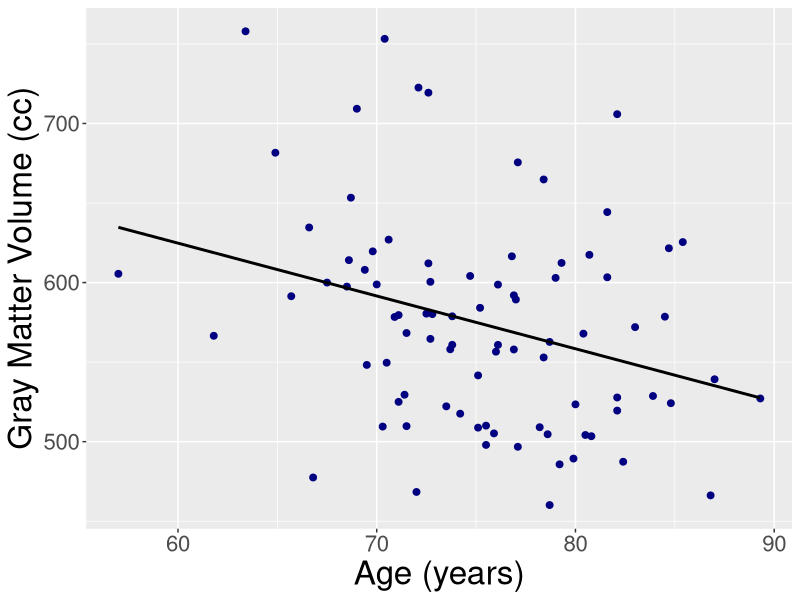
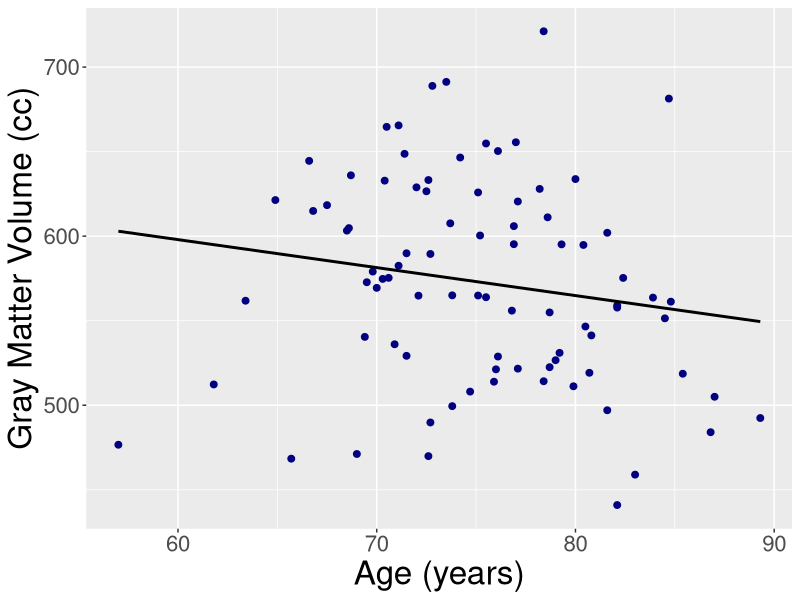
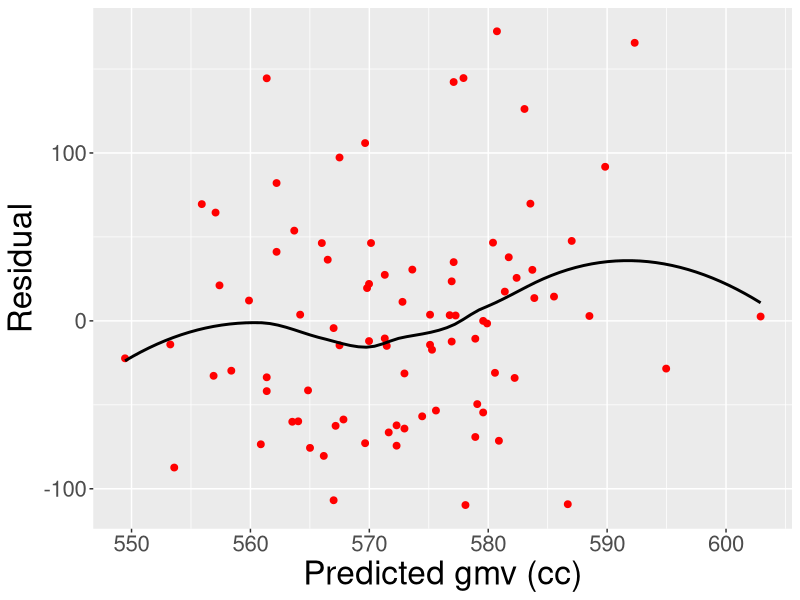
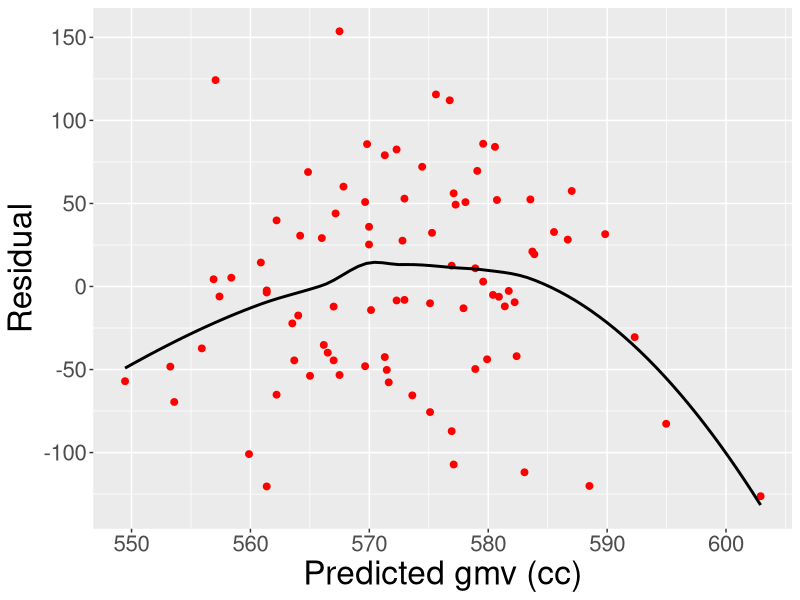
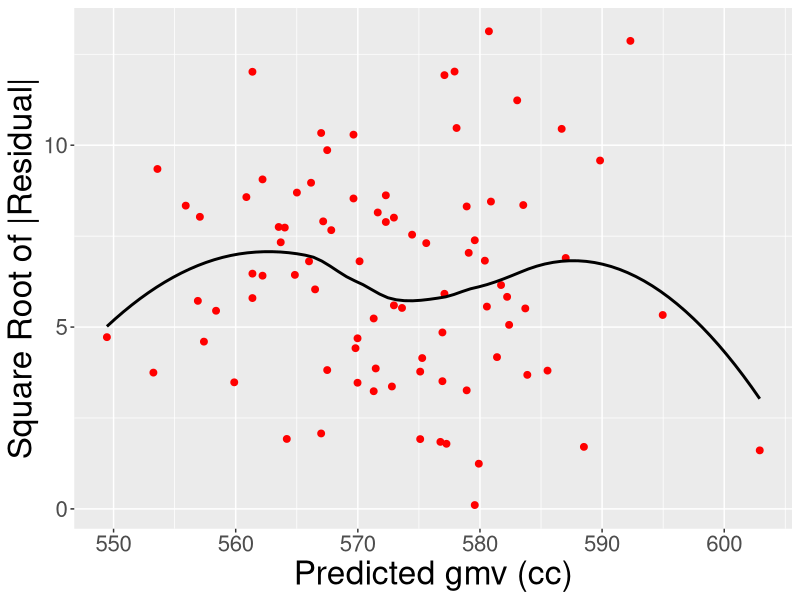
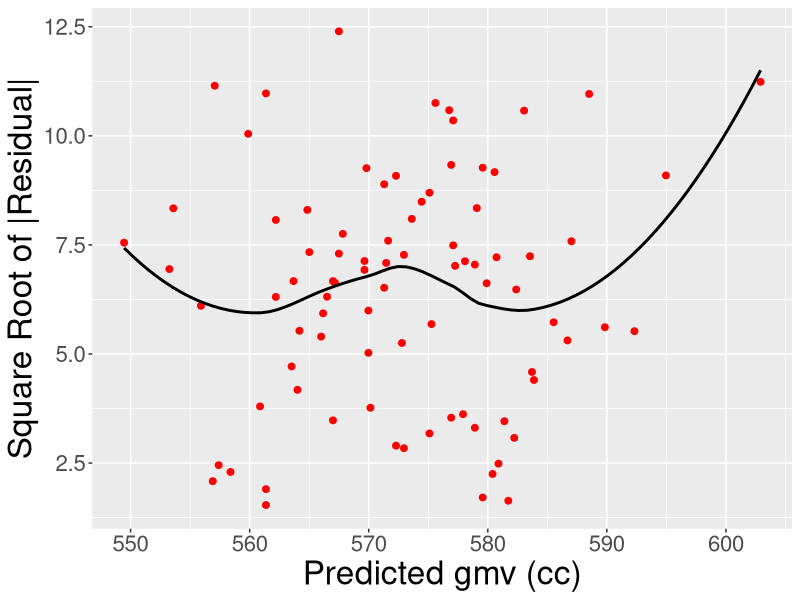
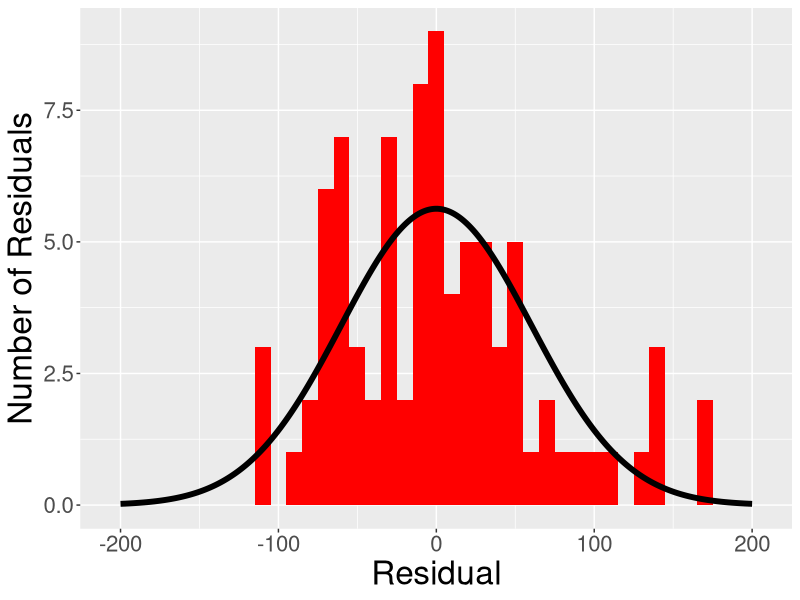
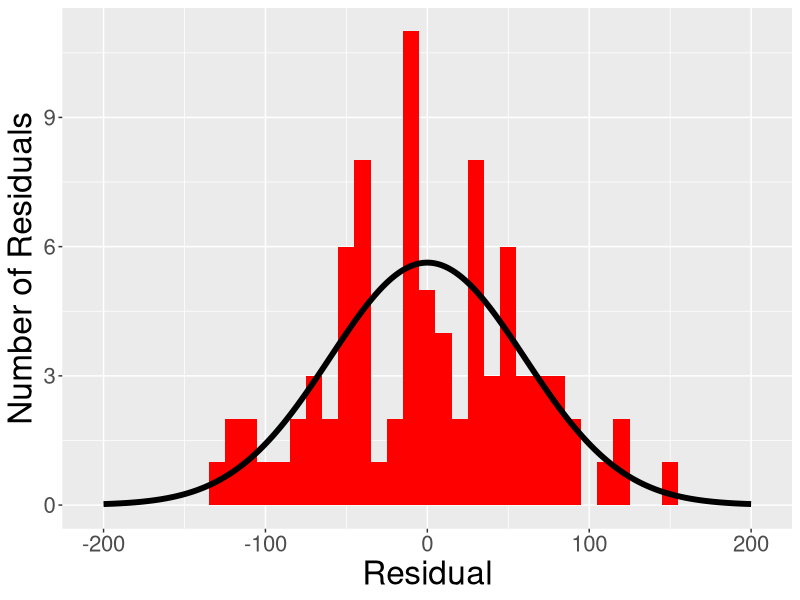

Here is the R script that generated these plots, in order:
## ---- chunk 1
#| label: load packages 
library(tidyverse) 
## ---- chunk 2
#| label: import data with here
alz <- readr::read_csv(here::here("Data", "alzheimers.csv"))
## ---- chunk 3
#| label: lm-linearity-fake
#| echo: FALSE
#| eval: TRUE
#| fig-height: 8
alz_lm <- lm(gmv ~ age, data = alz)
set.seed(196)
alz_norm_resid <- rnorm(nrow(alz), 0, sd(alz_lm$residuals))

alz_fake <- data.frame(
  age = alz$age,
  resid = alz_norm_resid,
  pred_gmv = predict(alz_lm),
  gmv = predict(alz_lm) + alz_norm_resid
)

ggplot(data = alz_fake, 
       mapping = aes(x = age, 
                     y = gmv)) +
  geom_point(color = "navy", size = 2) +
  geom_smooth(method = "lm", color = "black", 
              se = FALSE) +
  labs(x = "Age (years)",
       y = "Gray Matter Volume (cc)") +
  theme(
    axis.title = element_text(size = 24),
    axis.text = element_text(size = 16)
  )
## ---- chunk 4
#| label: lm-linearity-real
#| echo: FALSE
#| eval: TRUE
#| fig-height: 8

alz_real <- data.frame(
  age = alz$age,
  gmv = alz$gmv,
  resid = alz_lm$residuals,
  pred_gmv = predict(alz_lm)
)

ggplot(data = alz_real, 
       mapping = aes(x = age, 
                     y = gmv)) +
  geom_point(color = "navy", size = 2) +
  geom_smooth(method = "lm", color = "black", 
              se = FALSE) +
  labs(x = "Age (years)",
       y = "Gray Matter Volume (cc)") +
  theme(
    axis.title = element_text(size = 24),
    axis.text = element_text(size = 16)
  )
## ---- chunk 5
#| label: lm-zeromean-fake
#| echo: FALSE
#| eval: TRUE
#| fig-height: 8

ggplot(data = alz_fake, 
       mapping = aes(x = pred_gmv, 
                     y = resid)) +
  geom_point(color = "red", size = 2) +
  geom_smooth(method = "loess", color = "black", 
              se = FALSE) +
  labs(x = "Predicted gmv (cc)",
       y = "Residual") +
  theme(
    axis.title = element_text(size = 24),
    axis.text = element_text(size = 16)
  )
## ---- chunk 6
#| label: lm-zeromean-real
#| echo: FALSE
#| eval: TRUE
#| fig-height: 8

ggplot(data = alz_real, 
       mapping = aes(x = pred_gmv, 
                     y = resid)) +
  geom_point(color = "red", size = 2) +
  geom_smooth(method = "loess", color = "black", 
              se = FALSE) +
  labs(x = "Predicted gmv (cc)",
       y = "Residual") +
  theme(
    axis.title = element_text(size = 24),
    axis.text = element_text(size = 16)
  )
## ---- chunk 7
#| label: lm-homoskedasticity-fake
#| echo: FALSE
#| eval: TRUE
#| fig-height: 8

ggplot(data = alz_fake, 
       mapping = aes(x = pred_gmv, 
                     y = sqrt(abs(resid)))) +
  geom_point(color = "red", size = 2) +
  geom_smooth(method = "loess", color = "black", 
              se = FALSE) +
  labs(x = "Predicted gmv (cc)",
       y = "Square Root of |Residual|") +
  theme(
    axis.title = element_text(size = 24),
    axis.text = element_text(size = 16)
  )
## ---- chunk 8
#| label: lm-heteroskedasticity-real
#| echo: FALSE
#| eval: TRUE
#| fig-height: 8

ggplot(data = alz_real, 
       mapping = aes(x = pred_gmv, 
                     y = sqrt(abs(resid)))) +
  geom_point(color = "red", size = 2) +
  geom_smooth(method = "loess", color = "black", 
              se = FALSE) +
  labs(x = "Predicted gmv (cc)",
       y = "Square Root of |Residual|") +
  theme(
    axis.title = element_text(size = 24),
    axis.text = element_text(size = 16)
  )
## ---- chunk 9
#| label: lm-normality-fake
#| echo: FALSE
#| eval: TRUE
#| fig-height: 8

alz_density <- data.frame(
  x = seq(-200, 200, by = 1)
) |>
  mutate(
  y = dnorm(x, 0, sd(alz_lm$residuals))
)

ggplot(data = alz_fake, 
       mapping = aes(x = resid)) +
  geom_histogram(
    center = 0,
    binwidth = 10,
    fill = "red") +
  geom_line(
    data = alz_density,
    mapping = aes(x = x, y = y*850),
    size = 2
  ) +
  labs(x = "Residual",
       y = "Number of Residuals") +
  theme(
    axis.title = element_text(size = 24),
    axis.text = element_text(size = 16)
  )
## ---- chunk 10
#| label: lm-normality-real
#| echo: FALSE
#| eval: TRUE
#| fig-height: 8

ggplot(data = alz_real, 
       mapping = aes(x = resid)) +
  geom_histogram(
    center = 0,
    binwidth = 10,
    fill = "red") +
  geom_line(
    data = alz_density,
    mapping = aes(x = x, y = y*850),
    size = 2
  ) +
  labs(x = "Residual",
       y = "Number of Residuals") +
  theme(
    axis.title = element_text(size = 24),
    axis.text = element_text(size = 16)
  )
